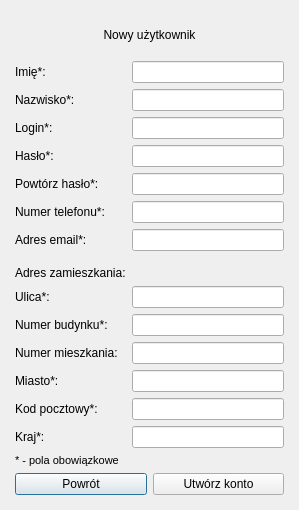
<?xml version="1.0" encoding="UTF-8"?>
<ui version="4.0">
 <class>Nowy_uzytkownik</class>
 <widget class="QDialog" name="Nowy_uzytkownik">
  <property name="geometry">
   <rect>
    <x>0</x>
    <y>0</y>
    <width>299</width>
    <height>510</height>
   </rect>
  </property>
  <property name="sizePolicy">
   <sizepolicy hsizetype="Expanding" vsizetype="Expanding">
    <horstretch>0</horstretch>
    <verstretch>0</verstretch>
   </sizepolicy>
  </property>
  <property name="minimumSize">
   <size>
    <width>299</width>
    <height>510</height>
   </size>
  </property>
  <property name="maximumSize">
   <size>
    <width>299</width>
    <height>510</height>
   </size>
  </property>
  <property name="windowTitle">
   <string>Dialog</string>
  </property>
  <widget class="QWidget" name="layoutWidget">
   <property name="geometry">
    <rect>
     <x>15</x>
     <y>15</y>
     <width>269</width>
     <height>480</height>
    </rect>
   </property>
   <layout class="QVBoxLayout" name="verticalLayout_2">
    <item>
     <widget class="QLabel" name="label_15">
      <property name="sizePolicy">
       <sizepolicy hsizetype="Preferred" vsizetype="Preferred">
        <horstretch>0</horstretch>
        <verstretch>0</verstretch>
       </sizepolicy>
      </property>
      <property name="text">
       <string>Nowy użytkownik</string>
      </property>
      <property name="alignment">
       <set>Qt::AlignCenter</set>
      </property>
     </widget>
    </item>
    <item>
     <layout class="QVBoxLayout" name="verticalLayout">
      <item>
       <layout class="QFormLayout" name="formLayout">
        <item row="0" column="0">
         <widget class="QLabel" name="label">
          <property name="text">
           <string>Imię*:</string>
          </property>
         </widget>
        </item>
        <item row="0" column="1">
         <widget class="QLineEdit" name="imie"/>
        </item>
        <item row="1" column="0">
         <widget class="QLabel" name="label_2">
          <property name="text">
           <string>Nazwisko*:</string>
          </property>
         </widget>
        </item>
        <item row="1" column="1">
         <widget class="QLineEdit" name="nazwisko"/>
        </item>
        <item row="2" column="0">
         <widget class="QLabel" name="label_3">
          <property name="text">
           <string>Login*:</string>
          </property>
         </widget>
        </item>
        <item row="2" column="1">
         <widget class="QLineEdit" name="login"/>
        </item>
        <item row="3" column="0">
         <widget class="QLabel" name="label_4">
          <property name="text">
           <string>Hasło*:</string>
          </property>
         </widget>
        </item>
        <item row="3" column="1">
         <widget class="QLineEdit" name="haslo"/>
        </item>
        <item row="4" column="0">
         <widget class="QLabel" name="label_8">
          <property name="text">
           <string>Powtórz hasło*:</string>
          </property>
         </widget>
        </item>
        <item row="4" column="1">
         <widget class="QLineEdit" name="haslo2"/>
        </item>
        <item row="5" column="0">
         <widget class="QLabel" name="label_5">
          <property name="text">
           <string>Numer telefonu*:</string>
          </property>
         </widget>
        </item>
        <item row="5" column="1">
         <widget class="QLineEdit" name="telefon"/>
        </item>
        <item row="6" column="0">
         <widget class="QLabel" name="label_6">
          <property name="text">
           <string>Adres email*:</string>
          </property>
         </widget>
        </item>
        <item row="6" column="1">
         <widget class="QLineEdit" name="email"/>
        </item>
        <item row="8" column="0">
         <widget class="QLabel" name="label_9">
          <property name="text">
           <string>Adres zamieszkania:</string>
          </property>
         </widget>
        </item>
        <item row="9" column="0">
         <widget class="QLabel" name="label_7">
          <property name="text">
           <string>Ulica*:</string>
          </property>
         </widget>
        </item>
        <item row="9" column="1">
         <widget class="QLineEdit" name="ulica"/>
        </item>
        <item row="10" column="0">
         <widget class="QLabel" name="label_10">
          <property name="text">
           <string>Numer budynku*:</string>
          </property>
         </widget>
        </item>
        <item row="10" column="1">
         <widget class="QLineEdit" name="budynek"/>
        </item>
        <item row="11" column="0">
         <widget class="QLabel" name="label_11">
          <property name="text">
           <string>Numer mieszkania:</string>
          </property>
         </widget>
        </item>
        <item row="11" column="1">
         <widget class="QLineEdit" name="mieszkanie"/>
        </item>
        <item row="12" column="0">
         <widget class="QLabel" name="label_12">
          <property name="text">
           <string>Miasto*:</string>
          </property>
         </widget>
        </item>
        <item row="12" column="1">
         <widget class="QLineEdit" name="miasto"/>
        </item>
        <item row="13" column="0">
         <widget class="QLabel" name="label_13">
          <property name="text">
           <string>Kod pocztowy*:</string>
          </property>
         </widget>
        </item>
        <item row="13" column="1">
         <widget class="QLineEdit" name="kod"/>
        </item>
        <item row="14" column="0">
         <widget class="QLabel" name="label_14">
          <property name="text">
           <string>Kraj*:</string>
          </property>
         </widget>
        </item>
        <item row="14" column="1">
         <widget class="QLineEdit" name="kraj"/>
        </item>
        <item row="7" column="0">
         <widget class="Line" name="line">
          <property name="orientation">
           <enum>Qt::Horizontal</enum>
          </property>
         </widget>
        </item>
       </layout>
      </item>
      <item>
       <widget class="QLabel" name="label_16">
        <property name="font">
         <font>
          <pointsize>8</pointsize>
         </font>
        </property>
        <property name="text">
         <string>* - pola obowiązkowe</string>
        </property>
       </widget>
      </item>
      <item>
       <layout class="QHBoxLayout" name="horizontalLayout">
        <item>
         <widget class="QPushButton" name="powrot">
          <property name="text">
           <string>Powrót</string>
          </property>
         </widget>
        </item>
        <item>
         <widget class="QPushButton" name="utworz_konto">
          <property name="text">
           <string>Utwórz konto</string>
          </property>
         </widget>
        </item>
       </layout>
      </item>
     </layout>
    </item>
   </layout>
  </widget>
 </widget>
 <resources/>
 <connections/>
</ui>
